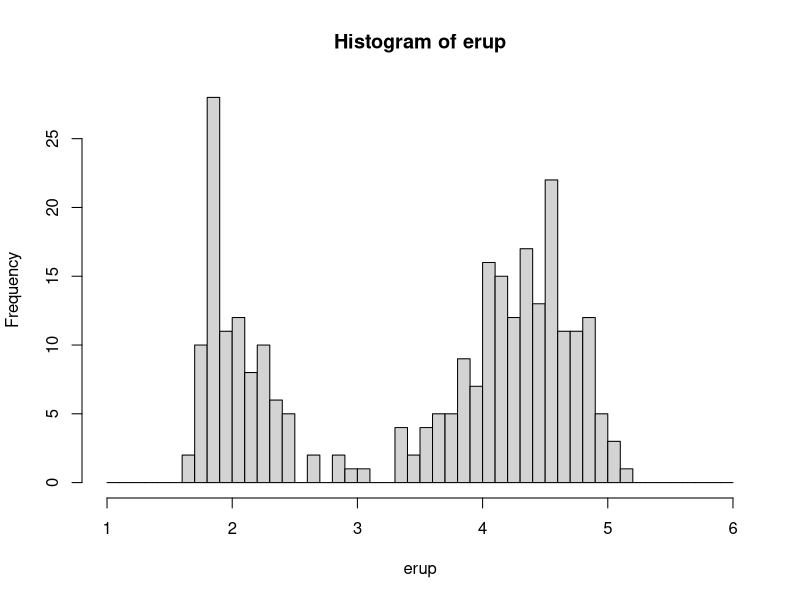
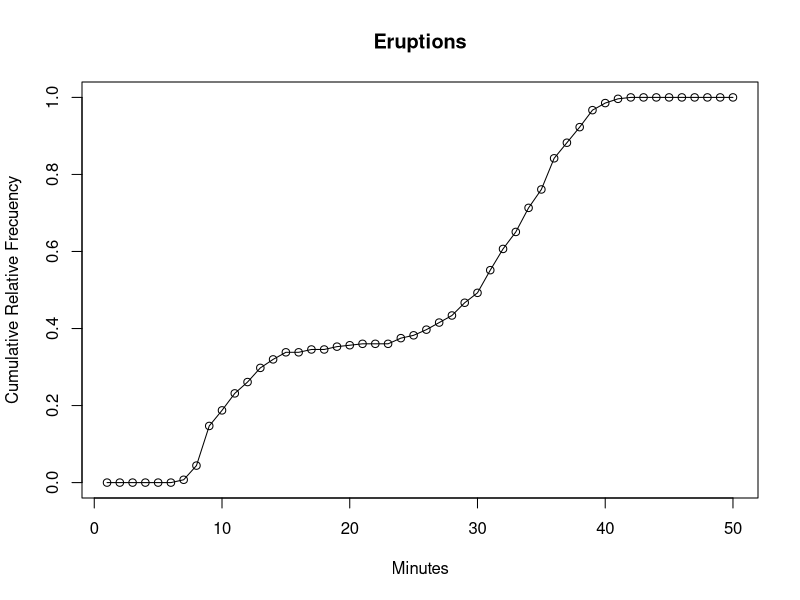

These figures' R source, in order:
# histogram of relative cumulative function

mydata = faithful
erup = mydata$eruptions
bins = 100
str(erup)
min(erup)
max(erup)

breaks1 = seq(1, 6, by=0.1)
erupt = hist(erup, breaks=breaks1, right=FALSE)
reldata = erupt$counts / nrow(mydata)
min(reldata)
max(reldata)
cumfreq = cumsum(reldata)
plot(cumfreq, main='Eruptions', xlab='Minutes', ylab='Cumulative Relative Frecuency')
lines(cumfreq)
